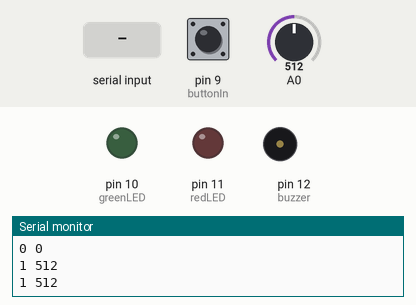
This sketch was run on a simulated Arduino Uno, built with avr-gcc and run on an emulated ATmega328P. Parts: output pins drawn as LEDs (lit = HIGH), buzzer (waves = sounding, pin HIGH), the last lines printed to the serial monitor. The test bench sets the inputs (shaded band); at power-on: pin 9 (buttonIn) HIGH, A0 = 512. Pins used as bus, display or sensor lines are not drawn.

Above: at 1.2 s.
1.3 s: "90,45,200\n" received over Serial
At 2.3 s:
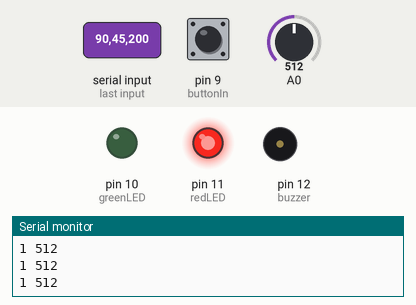
2.8 s: "30,150,10\n" received over Serial
At 3.4 s:
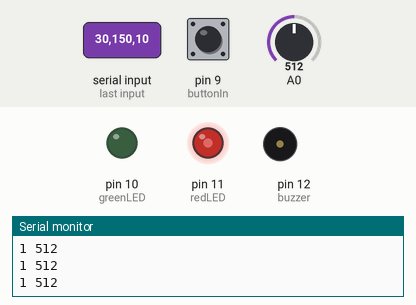
4.3 s: "1\n" received over Serial
At 5.5 s:
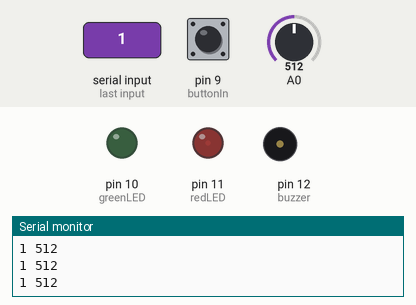
5.8 s: "90,45\n" received over Serial
At 6.8 s:
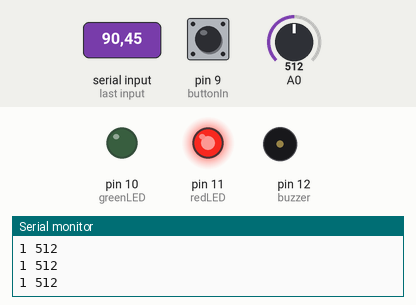
7.3 s: "90,45,200,10\n" received over Serial
At 8.2 s:
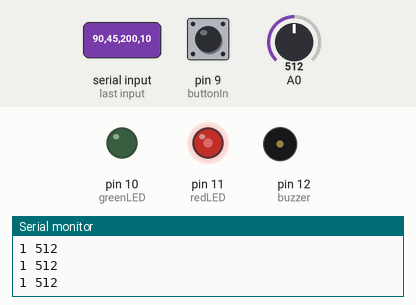
Timing chart, 0 to 9.8 s (numbered marks = the images above; inputs shaded):
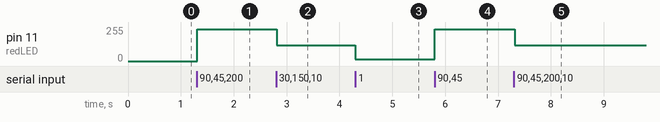

The sketch:

Turrisi_final_project.ino
```cpp
/*
* Raymond Turrisi, 100607022
* MCE 433, Final Project
* 12/18/2020
*
*/
#define greenLED 10 //DIGITAL output for two states
#define yellowLED 13 //DIGITAL output for two states
#define redLED 11 //PWM output for varying brightness
#define buzzer 12 //DIGITAL output for two states
//potIn = A0 //ANALOT INPUT Potentiometer input
#define ss1 2 //
#define ss2 3
#define ss3 4
#define ss4 5
#define ss5 6
#define ss6 7
#define ss7 8
#define buttonIn 9 //DIGITAL INPUT, pullup resistor

void setup() {
  // put your setup code here, to run once:
    pinMode(redLED,OUTPUT);
    pinMode(buzzer, OUTPUT);
    pinMode(greenLED, OUTPUT);
    pinMode(buttonIn,INPUT_PULLUP);
    pinMode(A0, INPUT);
    pinMode(ss1,OUTPUT);
    pinMode(ss2,OUTPUT);
    pinMode(ss3,OUTPUT);
    pinMode(ss4,OUTPUT);
    pinMode(ss5,OUTPUT);
    pinMode(ss6,OUTPUT);
    pinMode(ss7,OUTPUT);
    Serial.begin(9600); // opens serial port, sets data rate to 9600 bps

}

String buff;

float time_job = 0;
float time_remaining = 0;
float queue_size = 0;
float old_queue_size = 0;
float tmperr = 0;

String tempstr;
int a_read = 0;
int button = 0;
String message;
String local_err_msg;

bool enter_buzzer = false;
bool enter_LEDs = false;
bool enter_ssdisp = false;

void ssDisp(int displayed);
void python_talker();
void python_listener();

void processmgr();
void controlBuzzer() {
  //job completed, long beep then turns off after 2 seconds

  //if it receives a new job, beeps twice

  //if queue is 0, do nothing
}

void viewErr() {
  //pwm out to red led the proportional error, when error is nearly 0, the pwm out is nearly zero, however anything over 20C is bright red
  if(tmperr >= 20) {
    tmperr = 20;
  }
  int pwmOut = 12*tmperr;
  analogWrite(redLED,pwmOut);
}

bool enter_updateSSDisp = false;
void controlssdisp() {
  if(old_queue_size != queue_size) {
    enter_updateSSDisp = true;
  }
  if(enter_updateSSDisp) {
    old_queue_size = queue_size;
    ssDisp(queue_size);
    enter_updateSSDisp = false;
  }
}

bool ledS1Flag = false;
bool ledS2Flag = false;
bool ledS3Flag = false;
bool LEDS_enter_state_1 = false;
bool LEDS_enter_state_2 = false;
bool LEDS_enter_state_3 = false;
bool yellowBlinking = false;

void controlLEDs() {
  float ratio = (float)time_remaining/(float)time_job;
  local_err_msg = String(ratio);
  //if job is less than half of completion time, yellow led is on
  if(ratio <= 0.5 && !ledS1Flag) {
    LEDS_enter_state_1 = true;
    ledS1Flag = true;
  }
  if(LEDS_enter_state_1) {
    digitalWrite(yellowLED,HIGH);
    digitalWrite(greenLED,LOW);
    LEDS_enter_state_1 = false;
  }

  //if job is more than half complete, green led is on
  if(ratio >= 0.5 && !ledS2Flag) {
    LEDS_enter_state_2 = true;
    ledS2Flag = true;
  }
  if(LEDS_enter_state_2) {
    digitalWrite(yellowLED,LOW);
    digitalWrite(greenLED,HIGH);
    LEDS_enter_state_2 = false;
  }
  //if queue size is 0, yellow led is blinking periodically
  if(queue_size == 0 && !ledS3Flag) {
    digitalWrite(greenLED,LOW);
    LEDS_enter_state_3 = true;
    ledS3Flag = true;
  }
  float yellowLED_timer = 0;
  if(LEDS_enter_state_3) {
    if(millis() >= yellowLED_timer) {
      digitalWrite(yellowLED,yellowBlinking);
      yellowBlinking = !yellowBlinking;
      yellowLED_timer = millis() + 2000;
    }
    if(queue_size >= 1) {
      ledS1Flag = false;
      ledS2Flag = false;
      ledS3Flag = false;
      LEDS_enter_state_3 = false;
    }
  }
}
void readSensors() {
    a_read = analogRead(A0);
    button = digitalRead(buttonIn);
}
void loop() {
    python_listener();
    python_talker();
    readSensors();
    viewErr();
    controlLEDs;
    controlssdisp();
}

float dont_talk_too_much = 0;
void python_talker(){
  if(millis() >= dont_talk_too_much) {
    message = String(button) + " " + String(a_read) + " " + local_err_msg;
    Serial.println(message);
    dont_talk_too_much = millis()+500;
  }
}

void python_listener() {
  if(Serial.available() > 0) {
    int k = 0;
    int i = 0;
    buff = Serial.readStringUntil('\n');
    while(k != 4) {
      if(k == 0) {
        i = buff.indexOf(',');
        tempstr = buff.substring(0,i);
        time_job = tempstr.toFloat();
        buff.remove(0,i+1);
      }else if(k == 1) {
        i = buff.indexOf(',');
        tempstr = buff.substring(0,i);
        time_remaining = tempstr.toFloat();
        buff.remove(0,i+1);
      }else if(k == 2) {
        i = buff.indexOf(',');
        tempstr = buff.substring(0,i);
        queue_size = tempstr.toFloat();
        buff.remove(0,i+1);
      }else if(k == 3) {
        i = buff.indexOf(',');
        tempstr = buff.substring(0,i);
        tmperr = tempstr.toFloat();
        buff.remove(0,i+1);
      }
      k++;
    }
  }
}

void ssDisp(int displayed) {
  switch (displayed) {
    case 0:
      digitalWrite(ss1, LOW);
      digitalWrite(ss2, HIGH);
      digitalWrite(ss3, HIGH);
      digitalWrite(ss4, HIGH);
      digitalWrite(ss5, HIGH);
      digitalWrite(ss6, HIGH);
      digitalWrite(ss7, HIGH);
    break;
    case 1:
      digitalWrite(ss1, LOW);
      digitalWrite(ss2, LOW);
      digitalWrite(ss3, LOW);
      digitalWrite(ss4, HIGH);
      digitalWrite(ss5, LOW);
      digitalWrite(ss6, LOW);
      digitalWrite(ss7, HIGH);
    break;
    case 2:
      digitalWrite(ss1, HIGH);
      digitalWrite(ss2, LOW);
      digitalWrite(ss3, HIGH);
      digitalWrite(ss4, HIGH);
      digitalWrite(ss5, HIGH);
      digitalWrite(ss6, HIGH);
      digitalWrite(ss7, LOW);
    break;
    case 3:
      digitalWrite(ss1, HIGH);
      digitalWrite(ss2, LOW);
      digitalWrite(ss3, HIGH);
      digitalWrite(ss4, HIGH);
      digitalWrite(ss5, LOW);
      digitalWrite(ss6, HIGH);
      digitalWrite(ss7, HIGH);
    break;
    case 4:
      digitalWrite(ss1, HIGH);
      digitalWrite(ss2, HIGH);
      digitalWrite(ss3, LOW);
      digitalWrite(ss4, HIGH);
      digitalWrite(ss5, LOW);
      digitalWrite(ss6, HIGH);
      digitalWrite(ss7, HIGH);
    break;
    case 5:
      digitalWrite(ss1, HIGH);
      digitalWrite(ss2, HIGH);
      digitalWrite(ss3, HIGH);
      digitalWrite(ss4, LOW);
      digitalWrite(ss5, LOW);
      digitalWrite(ss6, HIGH);
      digitalWrite(ss7, HIGH);
    break;
    case 6:
      digitalWrite(ss1, HIGH);
      digitalWrite(ss2, HIGH);
      digitalWrite(ss3, HIGH);
      digitalWrite(ss4, LOW);
      digitalWrite(ss5, HIGH);
      digitalWrite(ss6, HIGH);
      digitalWrite(ss7, HIGH);
    break;
    case 7:
      digitalWrite(ss1, LOW);
      digitalWrite(ss2, LOW);
      digitalWrite(ss3, HIGH);
      digitalWrite(ss4, HIGH);
      digitalWrite(ss5, LOW);
      digitalWrite(ss6, LOW);
      digitalWrite(ss7, HIGH);
    break;
    case 8:
      digitalWrite(ss1, HIGH);
      digitalWrite(ss2, HIGH);
      digitalWrite(ss3, HIGH);
      digitalWrite(ss4, HIGH);
      digitalWrite(ss5, HIGH);
      digitalWrite(ss6, HIGH);
      digitalWrite(ss7, HIGH);
    break;
    case 9:
      digitalWrite(ss1, HIGH);
      digitalWrite(ss2, HIGH);
      digitalWrite(ss3, HIGH);
      digitalWrite(ss4, HIGH);
      digitalWrite(ss5, LOW);
      digitalWrite(ss6, HIGH);
      digitalWrite(ss7, HIGH);
    break;
  }


}
```

Measured:
- after the input at 1.3 s, pin 11 (redLED): 0/255 → 240/255 at once
- after the input at 2.8 s, pin 11 (redLED): 240/255 → 120/255 at once
- after the input at 4.3 s, pin 11 (redLED): 120/255 → 12/255 at once
- after the input at 5.8 s, pin 11 (redLED): 12/255 → 240/255 at once
- after the input at 7.3 s, pin 11 (redLED): 240/255 → 120/255 at once
